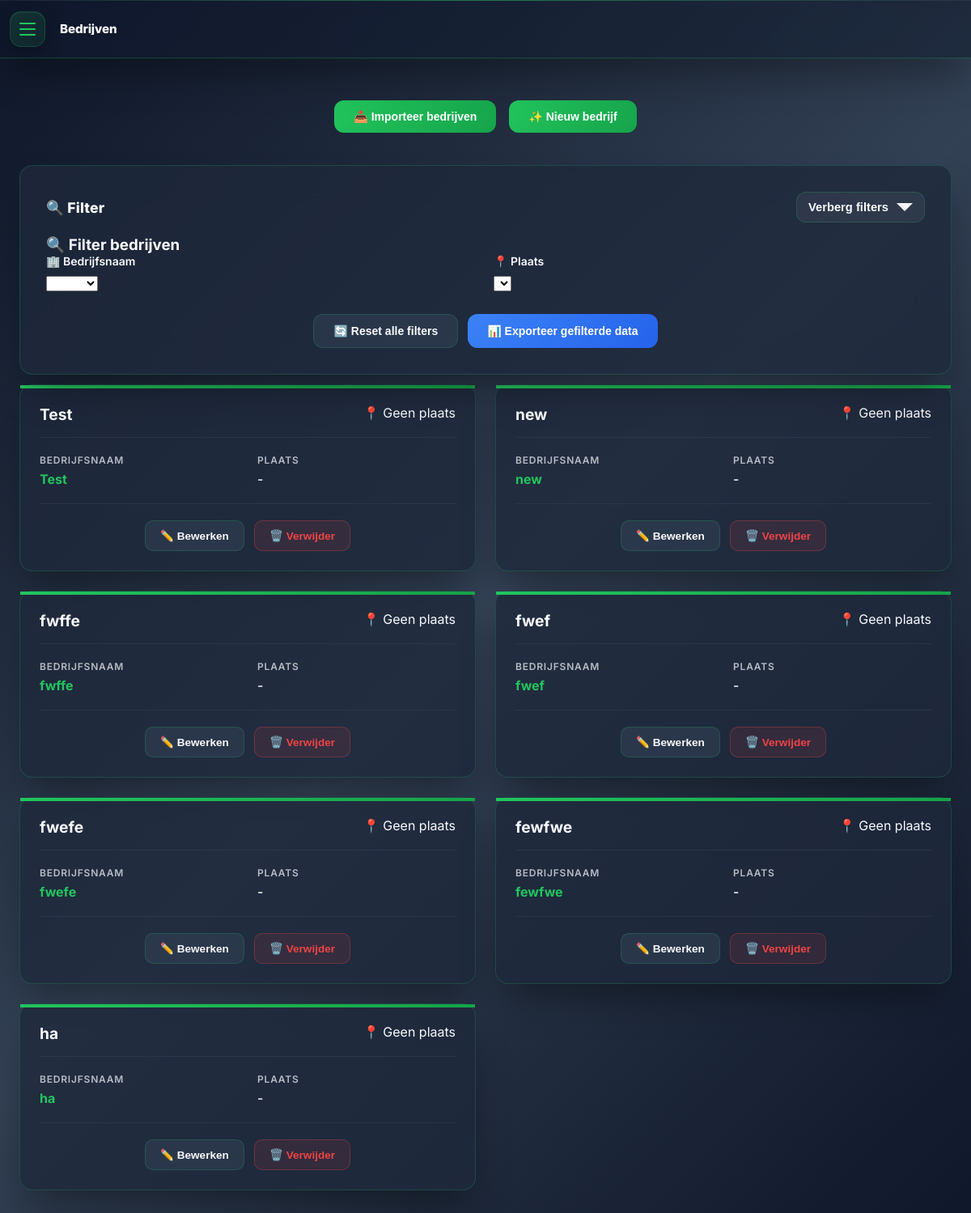
The app's page /bedrijven/ (signed in), older data.
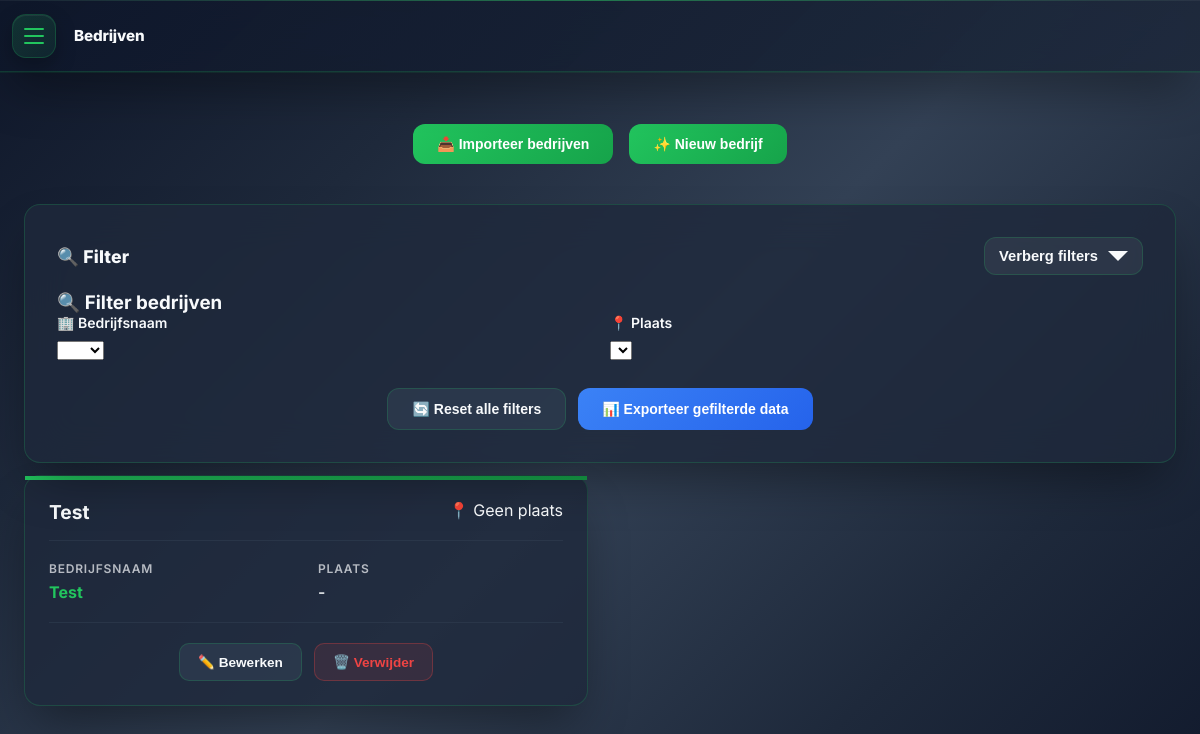
The same page, newer data.
### tables this page shows
CREATE TABLE bedrijven (
    id TEXT PRIMARY KEY,
    naam TEXT NOT NULL,
    plaats TEXT,
    user_id TEXT NOT NULL,
    FOREIGN KEY (user_id) REFERENCES users(id)
);

### app/bedrijven/routes.py (the view, shortened to what this page needs)
@bedrijven_bp.route('/', methods=['GET', 'POST'])
@login_required
def bedrijven():
    conn = db.get_connection()
    bedrijven = conn.cursor().execute(
        'SELECT * FROM bedrijven WHERE user_id=?', (session['user_id'],)
    ).fetchall()
    conn.close()
    return render_template('bedrijven/bedrijven.html', bedrijven=bedrijven)

### app/gebruikers/auth_utils.py (called while the page is built)
def login_required(f):
    @wraps(f)
    def wrapper(*args, **kwargs):
        if 'user_id' not in session:
            flash("Log eerst in om verder te gaan.", "warning")
            return redirect(url_for('gebruikers.login'))
        return f(*args, **kwargs)
    return wrapper

### app/models/database_beheer.py (called while the page is built)
def get_connection():
    return sqlite3.connect(DB_NAME)

### app/bedrijven/templates/bedrijven/bedrijven.html (shortened to what this page needs)
<!DOCTYPE html>
<html lang="nl">
<head>
  <link rel="stylesheet" href="{{ url_for('static', filename='css/quantum-navigation.css') }}">
  <link rel="stylesheet" href="https://cdn.jsdelivr.net/npm/choices.js@10.2.0/public/assets/styles/choices.min.css">
  <link rel="stylesheet" href="{{ url_for('static', filename='css/filter.css') }}">
  <link rel="stylesheet" href="{{ url_for('static', filename='css/quantum-modal.css') }}">
</head>
<body>
<nav id="quantumNav"
     data-component="QuantumNavigation"
     data-auto-init="true"
     data-current-page="bedrijven"
     data-admin-only="{{ 'true' if session.get('is_admin',0)==1 else 'false' }}"
     data-show-user-profile="true">
  <button class="quantum-mobile-btn" id="quantumMobileBtn" aria-label="Menu"></button>
  <span class="quantum-page-label" id="quantumPageLabel" aria-current="page"></span>
</nav>
  <div class="container">
    <div class="header-row">
      <div class="top-actions">
        <button class="action-btn" onclick="openImportDialog()">📥 Importeer bedrijven</button>
        <button class="action-btn" onclick="openAddDialog()">✨ Nieuw bedrijf</button>
      </div>
    </div>
    <div class="filter-section">
      <h3>🔍 Filter bedrijven</h3>
      <div class="filter-grid">
        <div class="filter-item">
          <label for="filter-naam">🏢 Bedrijfsnaam</label>
          <select id="filter-naam" data-placeholder="Kies bedrijf...">
            <option value=""></option>
          </select>
        </div>
        <div class="filter-item">
          <label for="filter-plaats">📍 Plaats</label>
          <select id="filter-plaats" data-placeholder="Kies plaats...">
            <option value=""></option>
          </select>
        </div>
      </div>
      <div class="filter-buttons">
        <button type="button" id="btn-reset" class="btn-reset">🔄 Reset alle filters</button>
        <button type="button" id="btn-export" class="btn-filter">📊 Exporteer gefilterde data</button>
      </div>
    </div>
    <div class="data-container">
      {% if bedrijven %}
      <div class="modern-grid" id="bedrijven-grid">
        {% for bedrijf in bedrijven %}
        <div class="data-card"
             data-id="{{ bedrijf[0] }}"
             data-naam="{{ bedrijf[1] }}"
             data-plaats="{{ bedrijf[2] or '' }}">
          <div class="card-header">
            <div class="card-title">{{ bedrijf[1] }}</div>
            <div class="card-date">📍 {{ bedrijf[2] or 'Geen plaats' }}</div>
          </div>
          <div class="card-content">
            <div>
              <div class="card-label">Bedrijfsnaam</div>
              <div class="card-value" style="color:var(--quantum-accent);font-weight:700">{{ bedrijf[1] }}</div>
            </div>
            <div>
              <div class="card-label">Plaats</div>
              <div class="card-value">{{ bedrijf[2] or '-' }}</div>
            </div>
          </div>
          <div class="card-actions">
            <button type="button" onclick="openEditDialog(
              '{{ bedrijf[0] }}','{{ bedrijf[1] }}','{{ bedrijf[2] }}'
            )" class="btn-edit">✏️ Bewerken</button>
            <form action="{{ url_for('bedrijven.bedrijven_delete', id=bedrijf[0]) }}" method="POST" style="display:inline;">
              <button type="button" class="danger-btn" onclick="confirmDelete(this, '{{ bedrijf[1] | e }}')">🗑️ Verwijder</button>
            </form>
          </div>
        </div>
        {% endfor %}
      </div>
      {% else %}
      <div class="no-data">
        <h3>🤷‍♂️ Geen bedrijven gevonden</h3>
        <p>Er zijn nog geen bedrijven toegevoegd aan het systeem.</p>
        <button onclick="openAddDialog()" class="action-btn">✨ Voeg het eerste bedrijf toe</button>
      </div>
      {% endif %}
    </div>
  </div>
</body>
</html>

### app/static/css/quantum-navigation.css (style rules this page uses)
:root { --quantum-primary:#0f172a; --quantum-secondary:#1e293b; --quantum-accent:#22c55e; --quantum-accent-dark:#16a34a; --quantum-text:#f8fafc; --quantum-text-muted:rgba(248,250,252,.7); --quantum-border:rgba(34,197,94,.22); --shadow-quantum:0 25px 50px -12px rgba(0,0,0,.4); --transition:all .28s cubic-bezier(.4,0,.2,1); --qnav-h: 72px; --qnav-gap: 12px; }
body { padding-top: calc(var(--qnav-h) + var(--qnav-gap)); }
.quantum-nav, .quantum-nav *,.quantum-nav *::before,.quantum-nav *::after { box-sizing:border-box; margin:0; padding:0; }
#quantumNav.quantum-nav { position:fixed; inset:0 0 auto 0; z-index:10000; min-height:72px; font-family:'Inter',system-ui,sans-serif; -webkit-font-smoothing:antialiased; text-rendering:optimizeLegibility; backdrop-filter:blur(18px) saturate(160%); background:linear-gradient(135deg, rgba(15,23,42,.95), rgba(30,41,59,.92)); border-bottom:1px solid var(--quantum-border); box-shadow:0 1px 0 rgba(34,197,94,.10), var(--shadow-quantum), inset 0 1px 0 rgba(255,255,255,.05); transition:background .25s ease, box-shadow .25s ease; display:flex; align-items:center; gap:8px; padding:0 12px; }
#quantumNav.quantum-nav::before { content:''; position:absolute; left:0; right:0; top:0; height:1px; background:linear-gradient(90deg, transparent, rgba(34,197,94,.7), transparent); opacity:.7; }
.quantum-mobile-btn { display:none; align-items:center; justify-content:center; width:44px; height:44px; border:0; cursor:pointer; position:relative; z-index:10002; border-radius:14px; color:var(--quantum-accent); background:linear-gradient(135deg, rgba(34,197,94,.16), rgba(34,197,94,.08)); border:1px solid var(--quantum-border); box-shadow:inset 0 1px 0 rgba(255,255,255,.06), 0 8px 20px rgba(0,0,0,.25); transition:transform .22s ease, box-shadow .22s ease, background .22s ease, border-color .22s ease; }
#quantumNav.use-drawer .quantum-mobile-btn { display:inline-flex; }
#quantumNav.js-ready.use-drawer .quantum-mobile-btn { display:inline-flex !important; }
#quantumNav .quantum-page-label { display:none; margin-left:10px; font-weight:800; font-size:.95rem; letter-spacing:-.01em; color:var(--quantum-text); white-space:nowrap; overflow:hidden; text-overflow:ellipsis; max-width:50vw; line-height:1; position:relative; z-index:10002; }
#quantumNav.use-drawer .quantum-page-label { display:inline-flex; align-items:center; }

### app/static/css/filter.css (style rules this page uses)
:root { --filter-radius: 16px; --filter-padding: 24px; --filter-gap: 20px; --filter-t: .28s cubic-bezier(.4,0,.2,1); --filter-caret-size: 10px; --q-accent: var(--quantum-accent, #22c55e); --q-accent-dark: var(--quantum-accent-dark, #16a34a); --q-surface: var(--quantum-surface, rgba(30,41,59,.8)); --q-surface-2: var(--quantum-secondary, #1e293b); --q-text: var(--quantum-text, #f8fafc); --q-text-muted: var(--quantum-text-muted, rgba(248,250,252,.78)); --q-border: var(--quantum-border, rgba(34,197,94,.22)); --q-shadow: 0 25px 50px -12px rgba(0,0,0,.45); --q-shadow-soft: 0 12px 30px rgba(0,0,0,.25); --chip-bg: rgba(34,197,94,.14); --chip-border: rgba(34,197,94,.28); }
.filter-section { position: relative; z-index: 5; background: var(--q-surface); backdrop-filter: blur(20px); border: 1px solid var(--q-border); border-radius: var(--filter-radius); padding: var(--filter-padding); box-shadow: var(--q-shadow); overflow: visible; }
.filter-grid { display:grid; grid-template-columns: repeat(auto-fit, minmax(250px,1fr)); gap: var(--filter-gap); margin-bottom: 16px; position: relative; z-index: 6; }
.filter-item { position:relative; z-index:7; }
.filter-item label { color: var(--q-text); font-weight: 700; font-size: .875rem; margin-bottom: 8px; display:block; }
.filter-buttons { display:flex; gap:12px; justify-content:center; flex-wrap:wrap; margin-top:12px; }
.btn-filter,.btn-reset { padding:12px 20px; border-radius:12px; border:1px solid transparent; cursor:pointer; font-weight:700; font-size:.9rem; transition: transform var(--filter-t), box-shadow var(--filter-t), background var(--filter-t), color var(--filter-t), border-color var(--filter-t); }
.btn-filter { background: linear-gradient(135deg, #3b82f6, #2563eb); color:#fff; }
.btn-reset { background: rgba(255,255,255,.06); color: var(--q-text); border-color: var(--q-border); }

Row changes from the older to the newer data that the page shows:
removed bedrijven: naam "new", bedrijf "Geen plaats", bedrijf "-"
removed bedrijven: naam "fwffe", bedrijf "Geen plaats", bedrijf "-"
removed bedrijven: naam "fwef", bedrijf "Geen plaats", bedrijf "-"
removed bedrijven: naam "fwefe", bedrijf "Geen plaats", bedrijf "-"
removed bedrijven: naam "fewfwe", bedrijf "Geen plaats", bedrijf "-"
removed bedrijven: naam "ha", bedrijf "Geen plaats", bedrijf "-"
